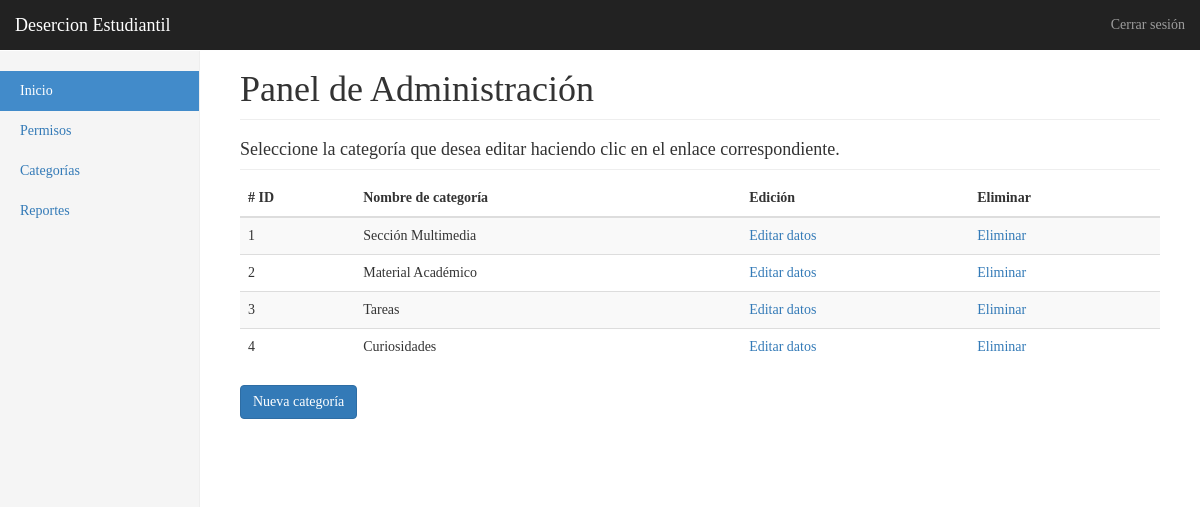
Page /admin/categorias.php (signed in) on the earlier database version.
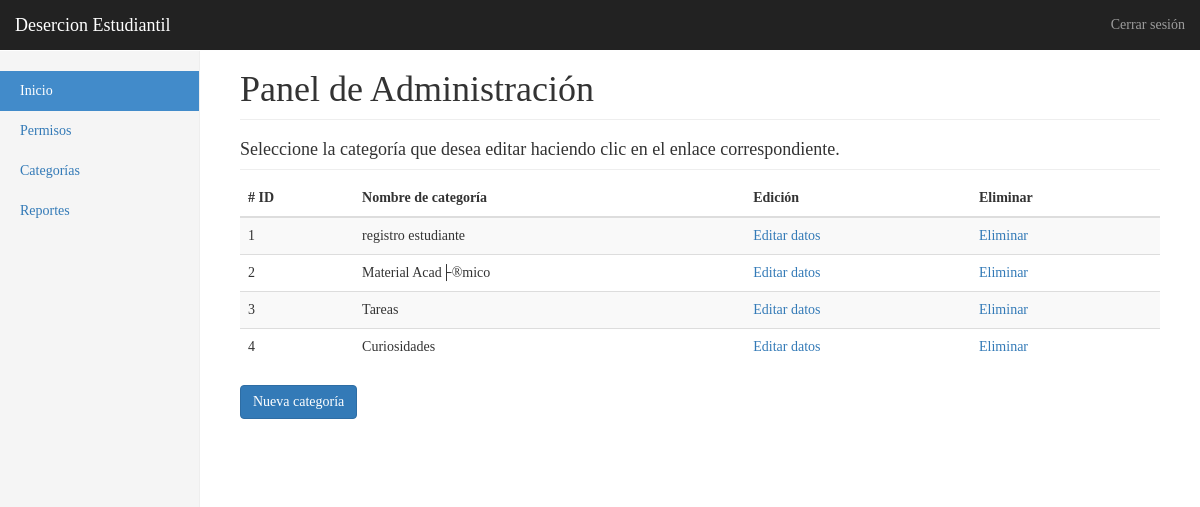
Same page on the later database version.
### tables this page shows
CREATE TABLE `categorias` (
  `ID_Categoria` int(11) NOT NULL AUTO_INCREMENT,
  `categoria` varchar(45) NOT NULL,
  `descripcion` varchar(255) NOT NULL,
  `ruta` varchar(40) NOT NULL,
  PRIMARY KEY (`ID_Categoria`)
);

### scripts/funciones.php (called while the page is built, shortened)
<?php
	$conexion = null;
	function getTodasCategorias()
	{
		global $conexion;
		$respuesta = mysqli_query($conexion, "SELECT * FROM categorias");
		$respuestas_array = array();
		while ($fila = $respuesta->fetch_row())
		  $respuestas_array[] = $fila;
		return $respuestas_array;
	}
?>

### admin/categorias.php (the view, shortened to what this page needs)
<?php
  require '../scripts/funciones.php';
  $categorias = getTodasCategorias();
?>
<!DOCTYPE html>
<html lang="es">
  <head>
    <link rel="stylesheet" href="https://maxcdn.bootstrapcdn.com/bootstrap/3.3.2/css/bootstrap.min.css">
    <link rel="stylesheet" href="../css/graficas.css">
    <link href="../css/dashboard.css" rel="stylesheet">
  </head>
  <body>
    <?php include 'menu-superior.php'; ?>
    <div class="container-fluid">
      <div class="row">
        <?php include 'menu-lateral.php'; ?>
        <div class="col-sm-9 col-sm-offset-3 col-md-10 col-md-offset-2 main">
          <h1 class="page-header">Panel de Administración</h1>
          <h4 class="sub-header">Seleccione la categoría que desea editar haciendo clic en el enlace correspondiente.</h4>
          <div class="table-responsive">
            <table class="table table-striped">
              <thead>
                <tr>
                  <th># ID</th>
                  <th>Nombre de categoría</th>
                  <th>Edición</th>
                  <th>Eliminar</th>
                </tr>
              </thead>
              <tbody>
        <?php foreach( $categorias as $categoria ): ?>
                <tr>
                  <td><?= $categoria[0] ?></td>
                  <td><?= $categoria[1] ?></td>
                  <td><a href="./editarCategoria.php?id=<?= $categoria[0] ?>">Editar datos</a></td>
                  <td><a href="./editarCategoria.php?id=<?= $categoria[0] ?>">Eliminar</a></td>
                </tr>
        <?php endforeach ?>
              </tbody>
            </table>
          </div>
          <a href="./index1.php" class="btn btn-primary">Nueva categoría</button>
        </div>
      </div>
    </div>
  </body>
</html>

Differences in the rows shown:
changed categorias id 1: categoria "Sección Multimedia" → "registro estudiante"
changed categorias id 2: categoria "Material Académico" → "Material Acad├®mico"
